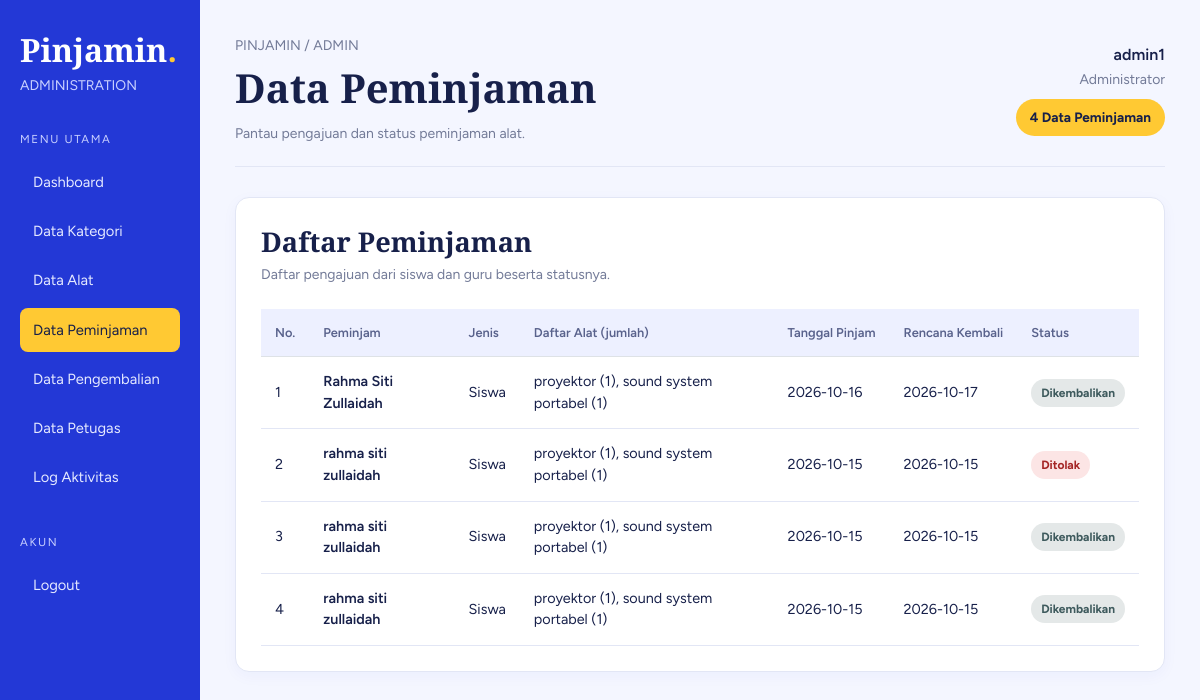
The page /admin/peminjaman.php (signed in) on the database its author committed.
### tables this page shows
CREATE TABLE `peminjaman` (
  `id_peminjaman` int(11) NOT NULL,
  `id_peminjam` int(11) DEFAULT NULL,
  `id_alat` int(11) NOT NULL,
  `id_petugas` int(11) DEFAULT NULL,
  `jumlah` int(100) NOT NULL,
  `tgl_pinjam` date NOT NULL,
  `tgl_rencana_kembali` date NOT NULL,
  `status` enum('menunggu','dipinjam','ditolak','dikembalikan') NOT NULL DEFAULT 'menunggu'
);

CREATE TABLE `peminjam` (
  `id_peminjam` int(11) NOT NULL,
  `username` varchar(50) NOT NULL,
  `nisn` varchar(10) NOT NULL,
  `kelas` varchar(20) NOT NULL,
  `jenis_peminjam` enum('siswa','guru','','') NOT NULL,
  `login_username` varchar(50) DEFAULT NULL,
  `password` varchar(255) DEFAULT NULL
);

### admin/peminjaman.php (the view, shortened to what this page needs)
<?php
include '../koneksi.php';
function e($teks) {
    return htmlspecialchars((string) $teks, ENT_QUOTES, 'UTF-8');
}
$sql = "
    SELECT
        p.id_peminjaman,
        pm.username,
        pm.jenis_peminjam,
        p.tgl_pinjam,
        p.tgl_rencana_kembali,
        p.status,
        GROUP_CONCAT(
            CONCAT(a.nama_alat, ' (', d.jumlah, ')')
            ORDER BY a.nama_alat
            SEPARATOR ', '
        ) AS daftar_alat
    FROM peminjaman p
    JOIN peminjam pm ON p.id_peminjam = pm.id_peminjam
    LEFT JOIN detail_peminjaman d
        ON p.id_peminjaman = d.id_peminjaman
    LEFT JOIN alat a ON d.id_alat = a.id_alat
    GROUP BY
        p.id_peminjaman,
        pm.username,
        pm.jenis_peminjam,
        p.tgl_pinjam,
        p.tgl_rencana_kembali,
        p.status
    ORDER BY p.id_peminjaman DESC
";
$dataPeminjaman = mysqli_query($koneksi, $sql);
$totalPeminjaman = mysqli_num_rows($dataPeminjaman);
?>
<!DOCTYPE html>
<html lang="id">
<head>
    <link href="https://cdn.jsdelivr.net/npm/bootstrap@5.3.3/dist/css/bootstrap.min.css" rel="stylesheet">
</head>
<body>
<div class="container-fluid">
    <div class="row">
        <aside class="col-md-3 col-xl-2 sidebar">
            <a href="index.php" class="brand">Pinjamin<span>.</span></a>
            <p class="small mt-1" style="color:#C9D0FF">ADMINISTRATION</p>
            <p class="menu-label">MENU UTAMA</p>
            <nav class="menu">
                <a href="index.php">Dashboard</a>
                <a href="kategori.php">Data Kategori</a>
                <a href="alat.php">Data Alat</a>
                <a href="peminjaman.php" class="active">Data Peminjaman</a>
                <a href="pengembalian.php">Data Pengembalian</a>
                <a href="petugas.php">Data Petugas</a>
                <a href="log_aktivitas.php">Log Aktivitas</a>
            </nav>
            <p class="menu-label">AKUN</p>
            <nav class="menu">
                <a href="../logout.php"
                   onclick="return confirm('Yakin ingin keluar?')">
                    Logout
                </a>
            </nav>
        </aside>
        <main class="col-md-9 col-xl-10 main">
            <div class="topbar d-flex flex-wrap justify-content-between align-items-center gap-3">
                <div>
                    <p class="muted small mb-1">PINJAMIN / ADMIN</p>
                    <h1 class="page-title mb-0">Data Peminjaman</h1>
                    <p class="muted small mb-0 mt-2">
                        Pantau pengajuan dan status peminjaman alat.
                    </p>
                </div>
                <div class="text-md-end">
                    <div class="fw-semibold">
                        <?= e($_SESSION['username'] ?? 'Admin') ?>
                    </div>
                    <small class="muted">Administrator</small>
                    <div class="mt-2">
                        <span class="count">
                            <?= $totalPeminjaman ?> Data Peminjaman
                        </span>
                    </div>
                </div>
            </div>
            <section class="panel">
                <h2 class="panel-title mb-1">Daftar Peminjaman</h2>
                <p class="muted small mb-4">
                    Daftar pengajuan dari siswa dan guru beserta statusnya.
                </p>
                <div class="table-responsive">
                    <table class="table table-hover">
                        <thead>
                            <tr>
                                <th>No.</th>
                                <th>Peminjam</th>
                                <th>Jenis</th>
                                <th>Daftar Alat (jumlah)</th>
                                <th>Tanggal Pinjam</th>
                                <th>Rencana Kembali</th>
                                <th>Status</th>
                            </tr>
                        </thead>
                        <tbody>
                        <?php if ($totalPeminjaman > 0): ?>
                            <?php $no = 1; ?>
                            <?php while ($p = mysqli_fetch_assoc($dataPeminjaman)): ?>
                                <?php
                                $daftarAlat = $p['daftar_alat'] ?? '';
                                $statusTampil = strtolower((string) $p['status']);
                                $statusClass = preg_replace(
                                    '/[^a-z]/',
                                    '',
                                    $statusTampil
                                );
                                ?>
                                <tr>
                                    <td><?= $no++ ?></td>
                                    <td class="fw-semibold">
                                        <?= e($p['username']) ?>
                                    </td>
                                    <td>
                                        <?= e(ucfirst($p['jenis_peminjam'])) ?>
                                    </td>
                                    <td>
                                        <?= e($daftarAlat !== '' ? $daftarAlat : '-') ?>
                                    </td>
                                    <td><?= e($p['tgl_pinjam']) ?></td>
                                    <td><?= e($p['tgl_rencana_kembali']) ?></td>
                                    <td>
                                        <span class="status <?= e($statusClass) ?>">
                                            <?= e(ucfirst($statusTampil)) ?>
                                        </span>
                                    </td>
                                </tr>
                            <?php endwhile; ?>
                        <?php endif; ?>
                        </tbody>
                    </table>
                </div>
            </section>
        </main>
    </div>
</div>
</body>
</html>

### admin/peminjaman.php (style rules this page uses)
:root { --ink: #17204A; --paper: #F4F6FF; --sheet: #FFFFFF; --blue: #2338d6; --yellow: #ffc933; --muted: #737B98; --line: #E2E6F5; }
* { box-sizing: border-box; }
body { margin: 0; background: var(--paper); color: var(--ink); font-family: "Figtree", sans-serif; }
.sidebar { background: var(--blue); color: white; min-height: 100vh; padding: 28px 20px; }
.brand { font: 700 2rem "Cormorant Garamond", serif; color: white; text-decoration: none; }
.brand span { color: var(--yellow); }
.menu-label { color: #C9D0FF; font-size: .72rem; letter-spacing: .14em; margin: 35px 0 12px; }
.menu a { display: block; color: #E5E9FF; text-decoration: none; padding: 11px 13px; margin-bottom: 5px; border-radius: 8px; font-size: .92rem; transition: .2s; }
.menu a:hover, .menu a.active { background: var(--yellow); color: var(--ink); }
.main { padding: 35px; }
.topbar { border-bottom: 1px solid var(--line); padding-bottom: 22px; margin-bottom: 30px; }
.page-title { font: 600 2.5rem "Cormorant Garamond", serif; }
.muted { color: var(--muted); }
.count { display: inline-block; background: var(--yellow); color: var(--ink); padding: 8px 14px; border-radius: 20px; font-size: .85rem; font-weight: 700; }
.panel { background: var(--sheet); border: 1px solid var(--line); border-radius: 14px; padding: 25px; box-shadow: 0 4px 15px rgba(35, 56, 214, .04); }
.panel-title { font: 600 1.7rem "Cormorant Garamond", serif; }
.table { --bs-table-bg: transparent; --bs-table-color: var(--ink); margin-bottom: 0; vertical-align: middle; }
.table thead th { background: #EDF0FF; color: #59628C; font-size: .8rem; font-weight: 600; padding: 14px; white-space: nowrap; }
.table tbody td { padding: 14px; border-color: var(--line); font-size: .9rem; }
.status { display: inline-block; padding: 5px 10px; border-radius: 20px; background: #FFF1C2; color: #775700; font-size: .75rem; font-weight: 700; white-space: nowrap; }
.status.ditolak { background: #FCE5E5; color: #A52626; }
.status.dikembalikan { background: #E4E8E8; color: #3E5A5D; }

### rows shown on the page
peminjaman: id_peminjam.username "Rahma Siti Zullaidah", id_peminjam.jenis_peminjam "Siswa", daftarAlat "proyektor (1), sound system portabel (1)", tgl_pinjam "2026-10-16", tgl_rencana_kembali "2026-10-17", status "Dikembalikan"
peminjaman: id_peminjam.username "rahma siti zullaidah", id_peminjam.jenis_peminjam "Siswa", daftarAlat "proyektor (1), sound system portabel (1)", tgl_pinjam "2026-10-15", tgl_rencana_kembali "2026-10-15", status "Ditolak"
peminjaman: id_peminjam.username "rahma siti zullaidah", id_peminjam.jenis_peminjam "Siswa", daftarAlat "proyektor (1), sound system portabel (1)", tgl_pinjam "2026-10-15", tgl_rencana_kembali "2026-10-15", status "Dikembalikan"
peminjaman: id_peminjam.username "rahma siti zullaidah", id_peminjam.jenis_peminjam "Siswa", daftarAlat "proyektor (1), sound system portabel (1)", tgl_pinjam "2026-10-15", tgl_rencana_kembali "2026-10-15", status "Dikembalikan"

### other values the page prints
$_SESSION['username'] "admin1"
$totalPeminjaman "4"
